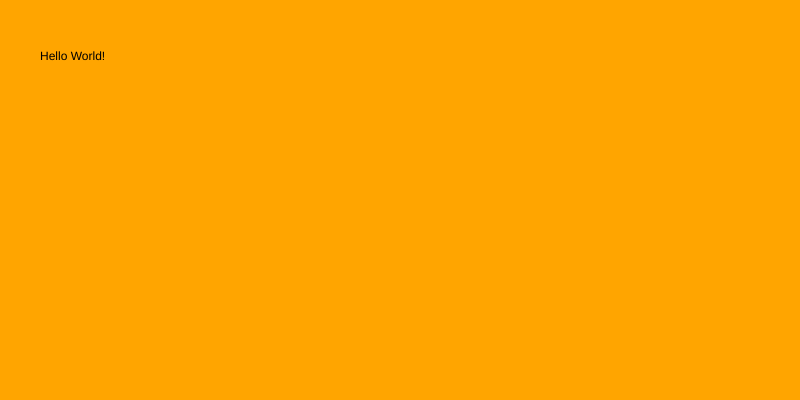
Frame 1 (no input)
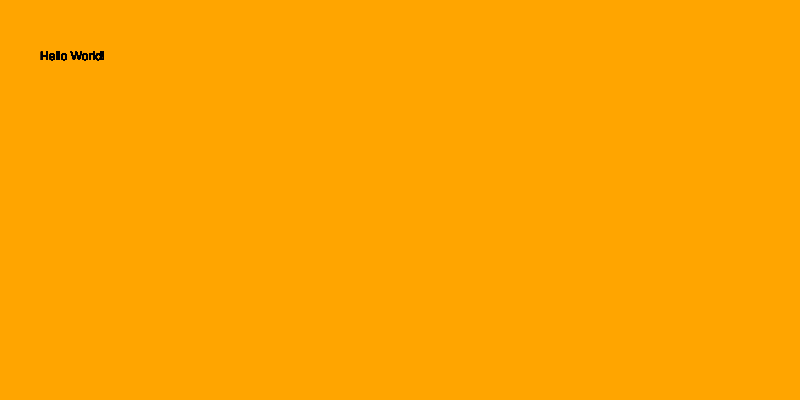
Frame 60 (no input)
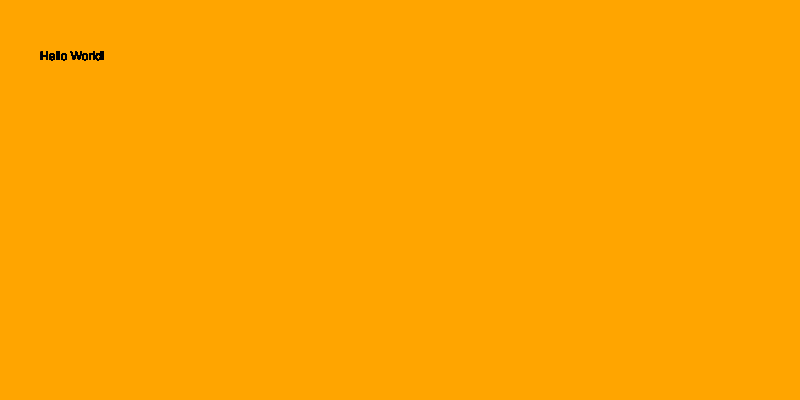
Frame 120 (the mouse pressed at the canvas centre since frame 60)

The p5.js sketch that drew these frames (run headless with seeded random() and noise() and a simulated clock; from frame 60 on, the mouse is pressed at the canvas centre):

// p5.js sketch
// ── sketch.js
function setup(){
  createCanvas(800,400);
  background('orange');
}
function draw(){
text("Hello World!",40,60);

}
